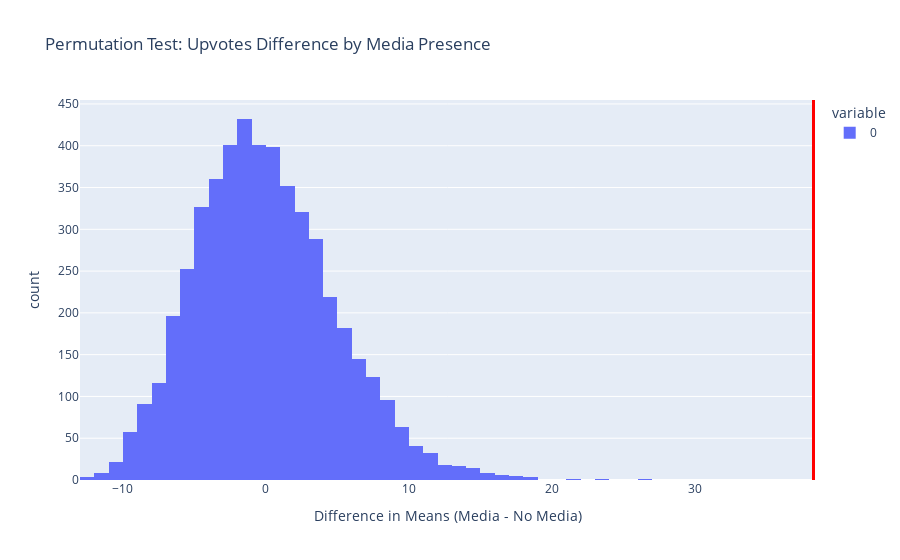

The notebook cell saved with this chart:
### Code cell
fig2 = px.histogram(diffs, nbins=50,
                   title=f'Permutation Test: Upvotes Difference by Media Presence',
                   labels={'value':'Difference in Means (Media - No Media)'})


fig2.add_vline(x=observed_diff, line_width=3, line_color='red')


fig2.show()

### Figure 1 — Plotly figure (JSON) as saved in the notebook; plotly's stock layout.template omitted (floating-point values rounded to 4 significant figures; data arrays with more than 128 entries replaced by an {"elided": "..."} marker saying what was removed)
{"data": [{"alignmentgroup": "True", "bingroup": "x", "hovertemplate": "variable=0<br>Difference in Means (Media - No Media)=%{x}<br>count=%{y}<extra></extra>", "legendgroup": "0", "marker": {"color": "#636efa", "pattern": {"shape": ""}}, "name": "0", "nbinsx": 50, "offsetgroup": "0", "orientation": "v", "showlegend": true, "type": "histogram", "x": {"elided": "5000 float values"}, "xaxis": "x", "yaxis": "y"}], "layout": {"barmode": "relative", "legend": {"title": {"text": "variable"}, "tracegroupgap": 0}, "shapes": [{"line": {"color": "red", "width": 3}, "type": "line", "x0": 38.29, "x1": 38.29, "xref": "x", "y0": 0, "y1": 1, "yref": "y domain"}], "title": {"text": "Permutation Test: Upvotes Difference by Media Presence"}, "xaxis": {"anchor": "y", "domain": [0, 1], "title": {"text": "Difference in Means (Media - No Media)"}}, "yaxis": {"anchor": "x", "domain": [0, 1], "title": {"text": "count"}}}}
